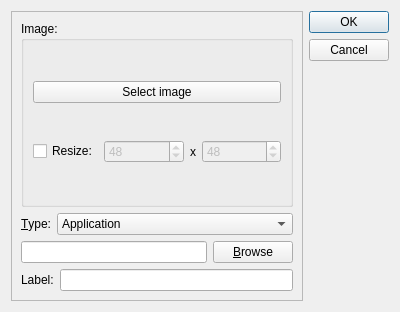
<?xml version="1.0" encoding="UTF-8"?>
<ui version="4.0">
 <class>OptionsDialog</class>
 <widget class="QDialog" name="OptionsDialog">
  <property name="enabled">
   <bool>true</bool>
  </property>
  <property name="geometry">
   <rect>
    <x>0</x>
    <y>0</y>
    <width>400</width>
    <height>312</height>
   </rect>
  </property>
  <property name="sizePolicy">
   <sizepolicy hsizetype="Expanding" vsizetype="Expanding">
    <horstretch>1</horstretch>
    <verstretch>1</verstretch>
   </sizepolicy>
  </property>
  <property name="windowTitle">
   <string>Options</string>
  </property>
  <layout class="QHBoxLayout" name="horizontalLayout_5">
   <item>
    <widget class="QScrollArea" name="scrollArea">
     <property name="widgetResizable">
      <bool>true</bool>
     </property>
     <widget class="QWidget" name="scrollAreaWidgetContents">
      <property name="geometry">
       <rect>
        <x>0</x>
        <y>0</y>
        <width>291</width>
        <height>290</height>
       </rect>
      </property>
      <layout class="QVBoxLayout" name="verticalLayout_2">
       <item>
        <widget class="QGroupBox" name="groupBox">
         <property name="sizePolicy">
          <sizepolicy hsizetype="Preferred" vsizetype="Preferred">
           <horstretch>0</horstretch>
           <verstretch>0</verstretch>
          </sizepolicy>
         </property>
         <property name="title">
          <string>Image:</string>
         </property>
         <property name="flat">
          <bool>false</bool>
         </property>
         <property name="checkable">
          <bool>false</bool>
         </property>
         <layout class="QVBoxLayout" name="verticalLayout_3">
          <item>
           <widget class="QPushButton" name="pbBrowseImage">
            <property name="sizePolicy">
             <sizepolicy hsizetype="Expanding" vsizetype="Fixed">
              <horstretch>1</horstretch>
              <verstretch>0</verstretch>
             </sizepolicy>
            </property>
            <property name="text">
             <string>Select image</string>
            </property>
           </widget>
          </item>
          <item>
           <layout class="QHBoxLayout" name="horizontalLayout_3">
            <item>
             <widget class="QCheckBox" name="cbResize">
              <property name="text">
               <string>Resize:</string>
              </property>
             </widget>
            </item>
            <item>
             <widget class="QSpinBox" name="sbWidth">
              <property name="enabled">
               <bool>false</bool>
              </property>
              <property name="sizePolicy">
               <sizepolicy hsizetype="Minimum" vsizetype="Fixed">
                <horstretch>1</horstretch>
                <verstretch>0</verstretch>
               </sizepolicy>
              </property>
              <property name="minimum">
               <number>20</number>
              </property>
              <property name="maximum">
               <number>700</number>
              </property>
              <property name="value">
               <number>48</number>
              </property>
             </widget>
            </item>
            <item>
             <widget class="QLabel" name="label_3">
              <property name="text">
               <string>x</string>
              </property>
             </widget>
            </item>
            <item>
             <widget class="QSpinBox" name="sbHeight">
              <property name="enabled">
               <bool>false</bool>
              </property>
              <property name="sizePolicy">
               <sizepolicy hsizetype="Minimum" vsizetype="Fixed">
                <horstretch>1</horstretch>
                <verstretch>0</verstretch>
               </sizepolicy>
              </property>
              <property name="minimum">
               <number>20</number>
              </property>
              <property name="maximum">
               <number>400</number>
              </property>
              <property name="value">
               <number>48</number>
              </property>
             </widget>
            </item>
           </layout>
          </item>
         </layout>
        </widget>
       </item>
       <item>
        <layout class="QHBoxLayout" name="horizontalLayout_2">
         <item>
          <widget class="QLabel" name="label_2">
           <property name="text">
            <string>&amp;Type:</string>
           </property>
           <property name="buddy">
            <cstring>cbCommandType</cstring>
           </property>
          </widget>
         </item>
         <item>
          <widget class="QComboBox" name="cbCommandType">
           <property name="sizePolicy">
            <sizepolicy hsizetype="Expanding" vsizetype="Fixed">
             <horstretch>0</horstretch>
             <verstretch>0</verstretch>
            </sizepolicy>
           </property>
           <item>
            <property name="text">
             <string>Application</string>
            </property>
           </item>
           <item>
            <property name="text">
             <string>URL</string>
            </property>
           </item>
          </widget>
         </item>
        </layout>
       </item>
       <item>
        <layout class="QHBoxLayout" name="horizontalLayout">
         <item>
          <widget class="QLineEdit" name="edCommand"/>
         </item>
         <item>
          <widget class="QPushButton" name="pbBrowse">
           <property name="text">
            <string>&amp;Browse</string>
           </property>
          </widget>
         </item>
        </layout>
       </item>
       <item>
        <layout class="QHBoxLayout" name="horizontalLayout_4">
         <item>
          <widget class="QLabel" name="label">
           <property name="text">
            <string>Label:</string>
           </property>
          </widget>
         </item>
         <item>
          <widget class="QLineEdit" name="edLabel"/>
         </item>
        </layout>
       </item>
      </layout>
     </widget>
    </widget>
   </item>
   <item>
    <widget class="QDialogButtonBox" name="buttonBox">
     <property name="layoutDirection">
      <enum>Qt::RightToLeft</enum>
     </property>
     <property name="orientation">
      <enum>Qt::Vertical</enum>
     </property>
     <property name="standardButtons">
      <set>QDialogButtonBox::Cancel|QDialogButtonBox::Ok</set>
     </property>
    </widget>
   </item>
  </layout>
 </widget>
 <resources/>
 <connections>
  <connection>
   <sender>buttonBox</sender>
   <signal>accepted()</signal>
   <receiver>OptionsDialog</receiver>
   <slot>accept()</slot>
   <hints>
    <hint type="sourcelabel">
     <x>248</x>
     <y>254</y>
    </hint>
    <hint type="destinationlabel">
     <x>157</x>
     <y>274</y>
    </hint>
   </hints>
  </connection>
  <connection>
   <sender>buttonBox</sender>
   <signal>rejected()</signal>
   <receiver>OptionsDialog</receiver>
   <slot>reject()</slot>
   <hints>
    <hint type="sourcelabel">
     <x>316</x>
     <y>260</y>
    </hint>
    <hint type="destinationlabel">
     <x>286</x>
     <y>274</y>
    </hint>
   </hints>
  </connection>
 </connections>
</ui>
